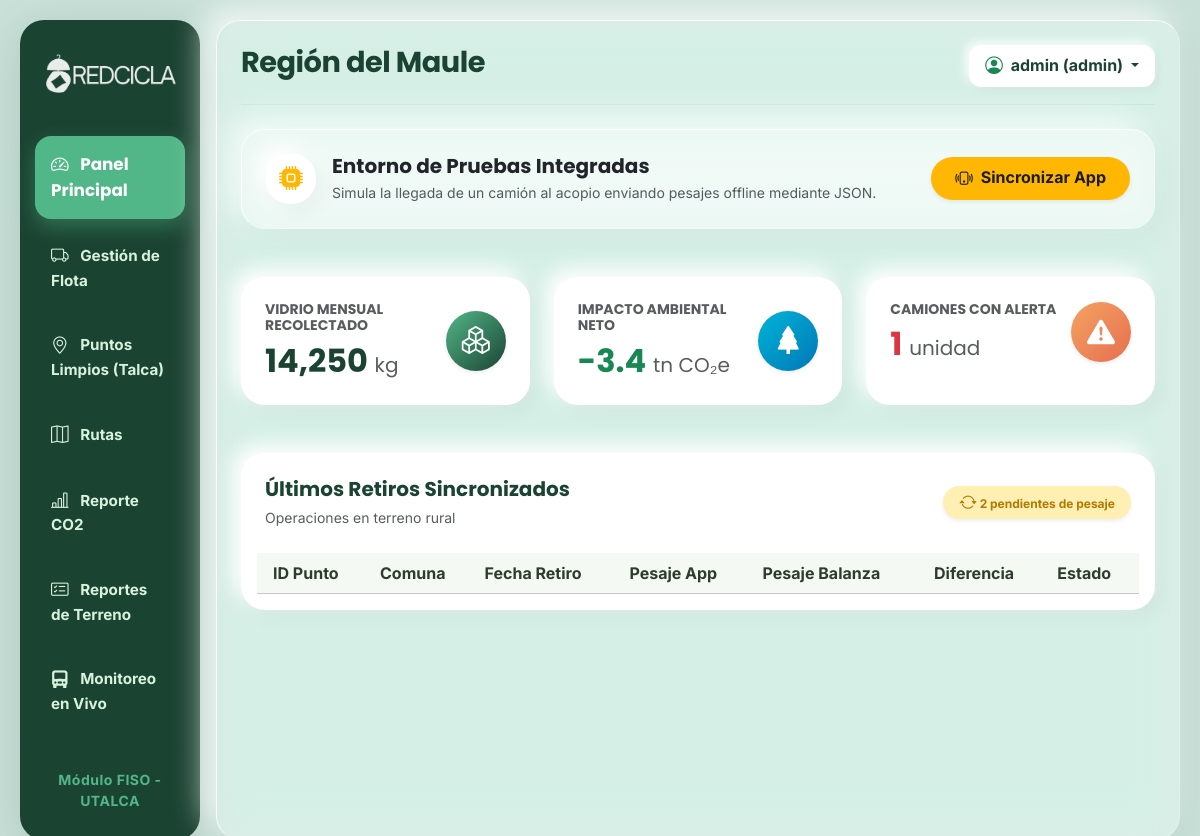
The page / (signed in) on the database as committed earlier.
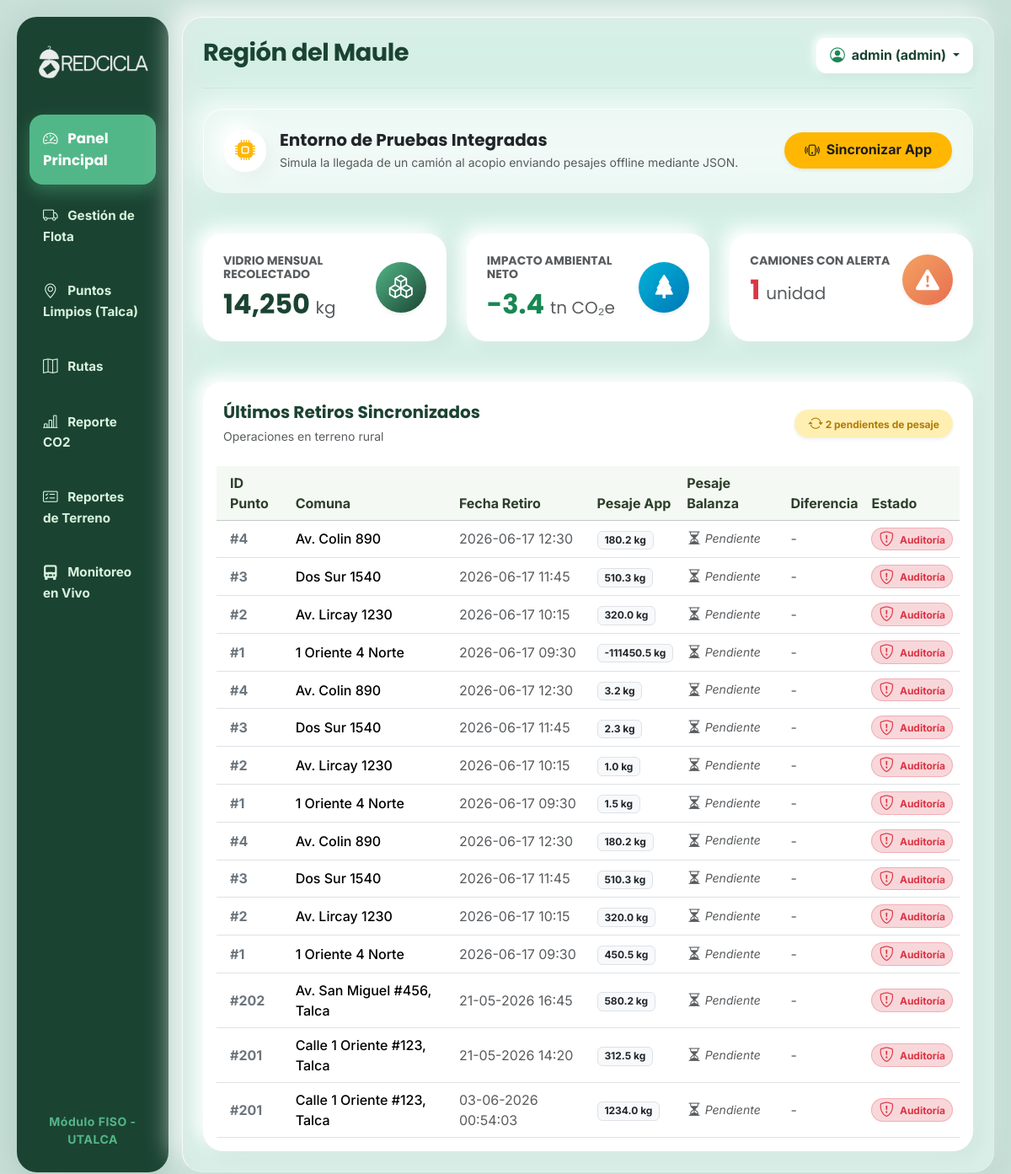
The same page on the database as committed later.
### tables this page shows
CREATE TABLE registros_retiro (
            id INTEGER PRIMARY KEY AUTOINCREMENT, ruta_activa_id INTEGER, punto_id INTEGER,
            fecha_hora TEXT NOT NULL, cantidad_retirada REAL, ruta_img_antes TEXT, ruta_img_despues TEXT,
            estado TEXT DEFAULT 'Pendiente',
            FOREIGN KEY(ruta_activa_id) REFERENCES rutas_activas(id), FOREIGN KEY(punto_id) REFERENCES puntos_reciclaje(id)
        );

CREATE TABLE puntos_reciclaje (
            id INTEGER PRIMARY KEY AUTOINCREMENT, ruta_id INTEGER, zona_id INTEGER, direccion TEXT,
            latitud REAL, longitud REAL, capacidad REAL DEFAULT 0.0, intervalo_recoleccion INTEGER, fecha_ultima_recoleccion TEXT, estado INTEGER,
            FOREIGN KEY(ruta_id) REFERENCES rutas(id), FOREIGN KEY(zona_id) REFERENCES zonas(id)
        );

### main.py (the view)
@app.route('/')
def dashboard():
    if 'usuario_nombre' not in session:
        return redirect(url_for('login'))
    try:
        conexion = sqlite3.connect(DB_PATH)
        cursor = conexion.cursor()
        cursor.execute('''
            SELECT r.punto_id, p.direccion, r.fecha_hora, r.cantidad_retirada, 0.0, r.estado
            FROM registros_retiro r
            JOIN puntos_reciclaje p ON r.punto_id = p.id
            ORDER BY r.id DESC
        ''')
        retiros_db = cursor.fetchall()
    except Exception as e:
        retiros_db = []
    finally:
        if 'conexion' in locals():
            conexion.close()
    return render_template('dashboard.html', retiros=retiros_db, nombre=session.get('usuario_nombre'), rol=session.get('usuario_rol'))

### templates/dashboard.html (shortened to what the changed rows need)
{% extends 'base.html' %}
{% block content %}
<div class="row g-4 mb-5">
    <div class="col-md-4">
        <div class="card h-100 p-4">
            <div class="d-flex justify-content-between align-items-center">
                <div>
                    <h2 class="fw-bold mb-0" style="color: var(--color-sidebar-combine);">14,250 <span class="fs-5 text-muted fw-normal">kg</span></h2>
                </div>
            </div>
        </div>
    </div>
    <div class="col-md-4">
        <div class="card h-100 p-4">
            <div class="d-flex justify-content-between align-items-center">
                <div>
                    <h2 class="fw-bold mb-0 text-success">-3.4 <span class="fs-5 text-muted fw-normal">tn CO₂e</span></h2>
                </div>
            </div>
        </div>
    </div>
    <div class="col-md-4">
        <div class="card h-100 p-4">
            <div class="d-flex justify-content-between align-items-center">
                <div>
                    <h2 class="fw-bold mb-0 text-danger">1 <span class="fs-5 text-muted fw-normal">unidad</span></h2>
                </div>
            </div>
        </div>
    </div>
</div>
<div class="card p-0 overflow-hidden">
    <div class="table-responsive px-3 pb-3">
        <table class="table table-hover align-middle mb-0">
            <thead class="table-light">
                <tr>
                    <th class="ps-3">ID Punto</th>
                    <th>Comuna</th>
                    <th>Fecha Retiro</th>
                    <th>Pesaje App</th>
                    <th>Pesaje Balanza</th>
                    <th>Diferencia</th>
                    <th>Estado</th>
                </tr>
            </thead>
            <tbody>
                {% for r in retiros %}
                <tr>
                    <td class="ps-3"><span class="fw-bold text-secondary">#{{ r[0] }}</span></td>
                    <td class="fw-medium">{{ r[1] }}</td>
                    <td class="text-muted">{{ r[2] }}</td>
                    <td><span class="badge bg-light text-dark border">{{ r[3] }} kg</span></td>
                    <td>
                        {% if r[4] == 0 %}
                            <span class="text-muted small fst-italic"><i class="bi bi-hourglass-split"></i> Pendiente</span>
                        {% else %}
                            <span class="badge bg-light text-dark border">{{ r[4] }} kg</span>
                        {% endif %}
                    </td>
                    <td>
                        {% if r[4] == 0 %}
                            <span class="text-muted">-</span>
                        {% else %}
                            <span class="text-dark fw-bold">{{ r[3] | float | round(2) }} kg</span>
                        {% endif %}
                    </td>
                    <td>
                        {% if r[5] == 'Validado' %}
                            <span class="badge bg-success-subtle text-success border border-success border-opacity-25 px-2 py-1 rounded-pill">
                                <i class="bi bi-check-circle-fill me-1"></i> Validado
                            </span>
                        {% else %}
                            <span class="badge bg-danger-subtle text-danger border border-danger border-opacity-25 px-2 py-1 rounded-pill">
                                <i class="bi bi-shield-exclamation me-1"></i> Auditoría
                            </span>
                        {% endif %}
                    </td>
                </tr>
                {% endfor %}
            </tbody>
        </table>
    </div>
</div>
{% endblock %}

Rows that differ between the two databases and show on the page:
added registros_retiro: punto "4", direccion "Av. Colin 890", fecha_hora "2026-06-17 12:30", cantidad_retirada "180.2", estado "Pendiente" (drawn)
added registros_retiro: punto "3", direccion "Dos Sur 1540", fecha_hora "2026-06-17 11:45", cantidad_retirada "510.3", estado "Completado" (drawn)
added registros_retiro: punto "2", direccion "Av. Lircay 1230", fecha_hora "2026-06-17 10:15", cantidad_retirada "320.0", estado "Completado" (drawn)
added registros_retiro: punto "1", direccion "1 Oriente 4 Norte", fecha_hora "2026-06-17 09:30", cantidad_retirada "-111450.5", estado "Completado" (drawn)
added registros_retiro: punto "4", direccion "Av. Colin 890", fecha_hora "2026-06-17 12:30", cantidad_retirada "3.2", estado "Pendiente" (drawn)
added registros_retiro: punto "3", direccion "Dos Sur 1540", fecha_hora "2026-06-17 11:45", cantidad_retirada "2.3", estado "Completado" (drawn)
added registros_retiro: punto "2", direccion "Av. Lircay 1230", fecha_hora "2026-06-17 10:15", cantidad_retirada "1.0", estado "Completado" (drawn)
added registros_retiro: punto "1", direccion "1 Oriente 4 Norte", fecha_hora "2026-06-17 09:30", cantidad_retirada "1.5", estado "Completado" (drawn)
added registros_retiro: punto "4", direccion "Av. Colin 890", fecha_hora "2026-06-17 12:30", cantidad_retirada "180.2", estado "Pendiente" (drawn)
added registros_retiro: punto "3", direccion "Dos Sur 1540", fecha_hora "2026-06-17 11:45", cantidad_retirada "510.3", estado "Completado" (drawn)
added registros_retiro: punto "2", direccion "Av. Lircay 1230", fecha_hora "2026-06-17 10:15", cantidad_retirada "320.0", estado "Completado" (drawn)
added registros_retiro: punto "1", direccion "1 Oriente 4 Norte", fecha_hora "2026-06-17 09:30", cantidad_retirada "450.5", estado "Completado" (drawn)
added registros_retiro: punto "202", direccion "Av. San Miguel #456, Talca", fecha_hora "21-05-2026 16:45", cantidad_retirada "580.2", estado "Pendiente" (drawn)
added registros_retiro: punto "201", direccion "Calle 1 Oriente #123, Talca", fecha_hora "21-05-2026 14:20", cantidad_retirada "312.5", estado "Pendiente" (drawn)
added registros_retiro: punto "201", direccion "Calle 1 Oriente #123, Talca", fecha_hora "03-06-2026 00:54:03", cantidad_retirada "1234.0", estado "Pendiente" (drawn)
